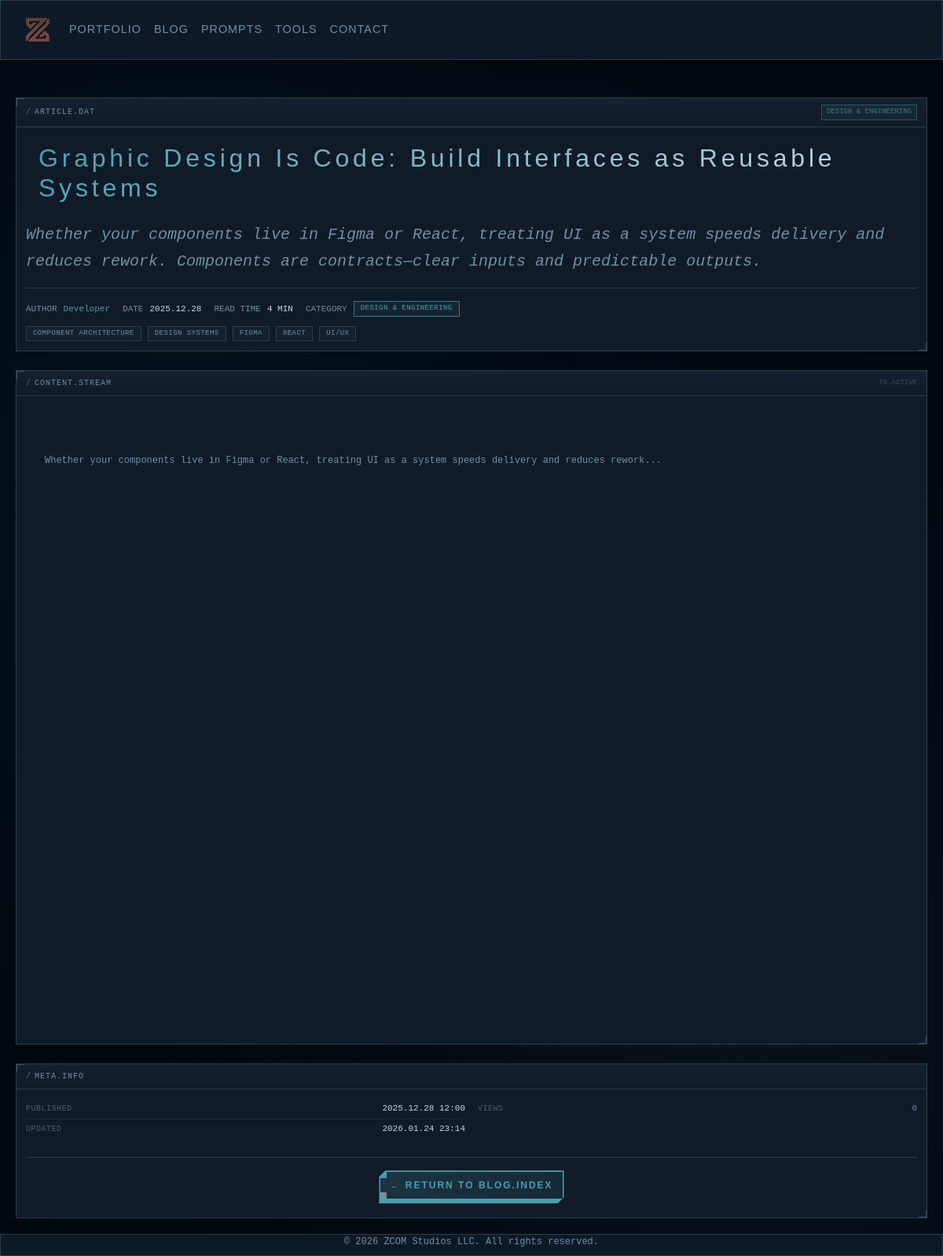
The page /articles/article.php?slug=graphic-design-is-code on the database its author committed.
### tables this page shows
CREATE TABLE IF NOT EXISTS `articles` (
  `id` INT(11) UNSIGNED NOT NULL AUTO_INCREMENT,
  `article_id` VARCHAR(50) DEFAULT NULL,
  `title` VARCHAR(255) NOT NULL,
  `slug` VARCHAR(255) NOT NULL UNIQUE,
  `excerpt` TEXT,
  `content` LONGTEXT,
  `category` VARCHAR(100) DEFAULT NULL,
  `author_name` VARCHAR(100) DEFAULT NULL,
  `author_bio` TEXT,
  `author_avatar_url` VARCHAR(255) DEFAULT NULL,
  `author_role` VARCHAR(100) DEFAULT NULL,
  `meta_title` VARCHAR(255) DEFAULT NULL,
  `meta_description` TEXT,
  `og_title` VARCHAR(255) DEFAULT NULL,
  `og_description` TEXT,
  `og_image_url` VARCHAR(255) DEFAULT NULL,
  `status` ENUM('draft','published','archived') DEFAULT 'draft',
  `visibility` ENUM('public','private','unlisted') DEFAULT 'public',
  `published_date` TIMESTAMP NULL DEFAULT NULL,
  `featured` TINYINT(1) DEFAULT 0,
  `sticky` TINYINT(1) DEFAULT 0,
  `allow_comments` TINYINT(1) DEFAULT 1,
  `word_count` INT(11) DEFAULT 0,
  `reading_time` INT(11) DEFAULT 0,
  `views` INT(11) DEFAULT 0,
  `created_at` TIMESTAMP DEFAULT CURRENT_TIMESTAMP,
  `updated_at` TIMESTAMP DEFAULT CURRENT_TIMESTAMP ON UPDATE CURRENT_TIMESTAMP,
  PRIMARY KEY (`id`),
  INDEX `idx_slug` (`slug`),
  INDEX `idx_status` (`status`),
  INDEX `idx_visibility` (`visibility`),
  INDEX `idx_featured` (`featured`),
  INDEX `idx_published_date` (`published_date`)
);

### articles/article.php (the view, shortened to what this page needs)
<?php
$article_slug = isset($_GET['slug']) ? $_GET['slug'] : '';
require_once '../includes/db_config.php';
try {
    $stmt = $db->prepare("SELECT * FROM articles WHERE slug = :slug");
    $stmt->execute(['slug' => $article_slug]);
    $article = $stmt->fetch();
    $tagStmt = $db->prepare("
        SELECT tr.display_name
        FROM article_tags at
        JOIN tags_registry tr ON at.tag_id = tr.id
        WHERE at.article_id = :article_id
        ORDER BY tr.display_name
    ");
    $tagStmt->execute(['article_id' => $article['id']]);
    $tagRows = $tagStmt->fetchAll(PDO::FETCH_COLUMN);
    $article['tags'] = implode(', ', $tagRows);
} catch (PDOException $e) {
    error_log("Article Query Error: " . $e->getMessage());
    header('Location: /blog.php');
    exit;
}
include '../includes/header.php';
?>
</head>
<body class="cyber-theme">
<?php
include '../includes/navbar.php';
?>
<main class="container my-5" style="z-index: 3; pointer-events: auto;">
    <div class="cyber-panel mb-4">
        <div class="cyber-panel-header">
            <span class="panel-title">ARTICLE.DAT</span>
            <span class="panel-id"><?php echo strtoupper($article['category'] ?? 'BLOG'); ?></span>
        </div>
        <div class="cyber-panel-body">
            <h1 class="page-title mb-3"><?php echo htmlspecialchars($article['title']); ?></h1>
            <p class="lead" style="color: #7090a8;"><?php echo htmlspecialchars($article['excerpt']); ?></p>
            <div style="display: flex; flex-wrap: wrap; gap: 16px; margin-top: 16px; padding-top: 16px; border-top: 1px solid #2a4050;">
                <div class="cyber-data-status">
                    <span class="status-label">AUTHOR</span>
                    <span style="color: #4a9ead;"><?php echo htmlspecialchars($article['author_name']); ?></span>
                </div>
                <div class="cyber-data-status">
                    <span class="status-label">DATE</span>
                    <span style="color: #c8d8e8;"><?php echo date('Y.m.d', strtotime($article['published_date'])); ?></span>
                </div>
                <div class="cyber-data-status">
                    <span class="status-label">READ TIME</span>
                    <span style="color: #c8d8e8;"><?php echo $article['reading_time']; ?> MIN</span>
                </div>
                <?php if ($article['category']): ?>
                <div class="cyber-data-status">
                    <span class="status-label">CATEGORY</span>
                    <span class="cyber-badge cyan"><?php echo htmlspecialchars(strtoupper($article['category'])); ?></span>
                </div>
                <?php endif; ?>
            </div>
            <?php if ($article['tags']): ?>
            <div style="margin-top: 12px; display: flex; flex-wrap: wrap; gap: 8px;">
                <?php
                $tags = explode(', ', $article['tags']);
                foreach ($tags as $tag):
                ?>
                <span class="cyber-badge"><?php echo htmlspecialchars(strtoupper($tag)); ?></span>
                <?php endforeach; ?>
            </div>
            <?php endif; ?>
        </div>
    </div>
    <div class="cyber-panel">
        <div class="cyber-panel-header">
            <span class="panel-title">CONTENT.STREAM</span>
            <span class="panel-status">TX.ACTIVE</span>
        </div>
        <div class="cyber-panel-body">
            <article style="max-width: 100%;">
                <div class="article-content" style="color: #c8d8e8; line-height: 1.8;">
                    <?php echo $article['content']; ?>
                </div>
            </article>
        </div>
    </div>
    <div class="cyber-panel mt-4">
        <div class="cyber-panel-header">
            <span class="panel-title">META.INFO</span>
        </div>
        <div class="cyber-panel-body">
            <div style="display: grid; grid-template-columns: 1fr 1fr; gap: 16px;">
                <div>
                    <div class="cyber-data-row">
                        <span class="data-key">PUBLISHED</span>
                        <span class="data-value"><?php echo $article['published_date'] ? date('Y.m.d H:i', strtotime($article['published_date'])) : 'N/A'; ?></span>
                    </div>
                    <?php if (!empty($article['updated_at']) && $article['updated_at'] != $article['published_date']): ?>
                    <div class="cyber-data-row">
                        <span class="data-key">UPDATED</span>
                        <span class="data-value"><?php echo date('Y.m.d H:i', strtotime($article['updated_at'])); ?></span>
                    </div>
                    <?php endif; ?>
                </div>
                <div>
                    <div class="cyber-data-row">
                        <span class="data-key">VIEWS</span>
                        <span class="data-value" style="color: #4a9ead;"><?php echo number_format($article['views'] ?? 0); ?></span>
                    </div>
                </div>
            </div>
            <div class="text-center mt-4 pt-3" style="border-top: 1px solid #2a4050;">
                <a href="/blog.php" class="btn-scifi btn-scifi-primary">← RETURN TO BLOG.INDEX</a>
            </div>
        </div>
    </div>
</main>
<?php
include '../includes/footer.php';
?>

### rows shown on the page
articles: category "DESIGN & ENGINEERING", title "Graphic Design Is Code: Build Interfaces as Reusable Systems", excerpt "Whether your components live in Figma or React, treating UI as a system speeds delivery and reduces rework. Components are contracts—clear inputs and predictable outputs.", author_name "Developer", published_date "2025.12.28", reading_time "4", content "Whether your components live in Figma or React, treating UI as a system speeds delivery and reduces rework...", published_date "2025.12.28 12:00", updated_at "2026.01.24 23:14", views "0"

### other values the page prints
$tag "COMPONENT ARCHITECTURE"
$tag "DESIGN SYSTEMS"
$tag "FIGMA"
$tag "REACT"
$tag "UI/UX"
